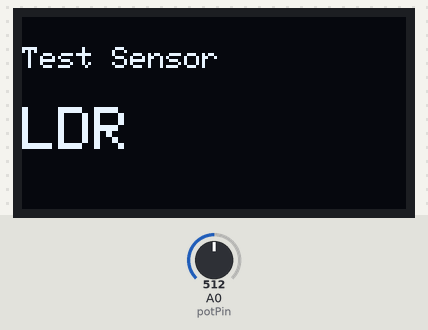
Simulated run of this sketch. Board: Arduino Uno, built with avr-gcc and run on an emulated ATmega328P. Shown: 128×64 one-colour display. The inputs (shaded band) are chosen by the test bench; at power-on: A0 (potPin) = 512. The display library's start-up logo is not drawn; what the sketch prints to the serial monitor is not drawn.

Above: at 4.1 s.
At 10.2 s:
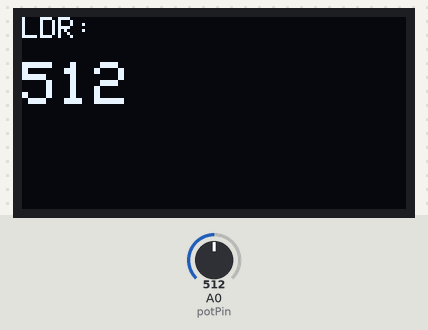
10.3 s: A0 (potPin) set to 716
At 10.6 s:
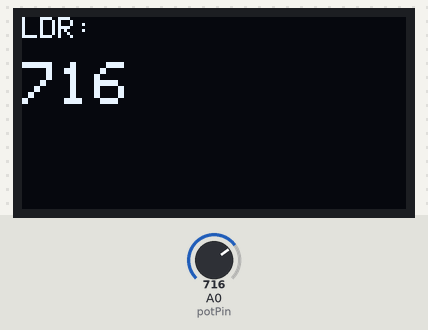
11.8 s: A0 (potPin) set to 900
At 12.9 s:
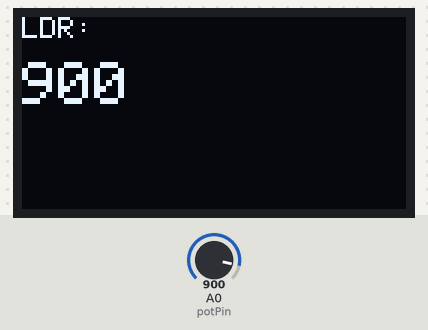
13.3 s: A0 (potPin) set to 1023
At 14.0 s:
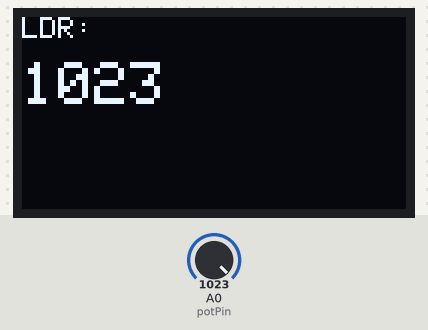
Timing chart, 0 to 16.3 s (numbered marks = the images above; inputs shaded):
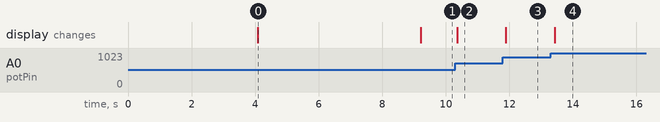

The sketch:

LCD_OLED_LDR.ino
```cpp
#include <Adafruit_GFX.h>
#include <Adafruit_SSD1306.h>

#define SCREEN_WIDTH 128 // OLED display width, in pixels
#define SCREEN_HEIGHT 64 // OLED display height, in pixels
Adafruit_SSD1306 display(SCREEN_WIDTH, SCREEN_HEIGHT, &Wire, -1);

// Potentiometer is connected to GPIO 34 (Analog ADC1_CH6)
const int potPin = A0;

// variable for storing the potentiometer value
int potValue = 0;

void setup() {
  Serial.begin(115200);

  if(!display.begin(SSD1306_SWITCHCAPVCC, 0x3C)) {
      Serial.println(F("SSD1306 allocation failed"));
      for(;;);
    }
  display.display();
  delay(4000);
  display.clearDisplay();
  display.setTextColor(WHITE);
  lcdOpening("LDR");
}

void loop() {
  delay(100);

  // Reading potentiometer value
  potValue = analogRead(potPin);
  Serial.print("LDR "); Serial.print("\t: "); Serial.println(potValue);

  display.clearDisplay();

  // display ADC Potentiometer
  display.setTextSize(1);
  display.setCursor(0,0);
  display.print("LDR: ");
  display.setTextSize(2);
  display.setCursor(0,15);
  display.print(potValue);

  display.display();
  }

void lcdOpening(char *teks){
  display.clearDisplay();
  display.setTextSize(1);
  display.setCursor(0,10);
  display.print("Test Sensor");
  display.setTextSize(2);
  display.setCursor(0,30);
  display.print(teks);

  display.display();
  delay(5000);
  }
```

Measured:
- after the input at 10.3 s, the display: changes after 0.06 s (image 2)
- after the input at 11.8 s, the display: changes after 0.09 s (image 3)
- after the input at 13.3 s, the display: changes after 0.12 s (image 4)
- what the display in image 0 shows lasts 5.1 s, from 4.1 s to 9.2 s
